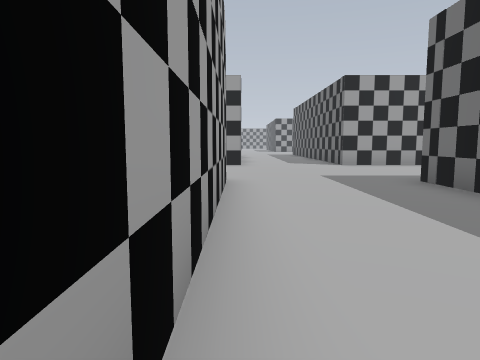
view 1 (above)

19 first-person views from a walk through a 3-D level made in the Godot game engine. The camera is 1.3 m above the floor, tilts 6° down and sees 70° across. The floor is counted in squares, 1.8 m on a side. Each view is taken from the middle of a square. On the plan, view 1 faces up. The plan holds only what a view shows up to about 11 squares ahead; the rest is blank. The place goes on beyond the plan. Characters and animated objects are left out.

view 2
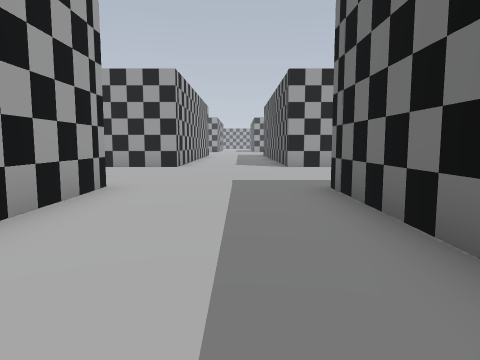

view 3
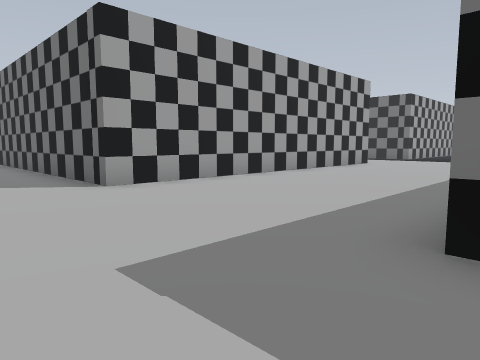

view 4
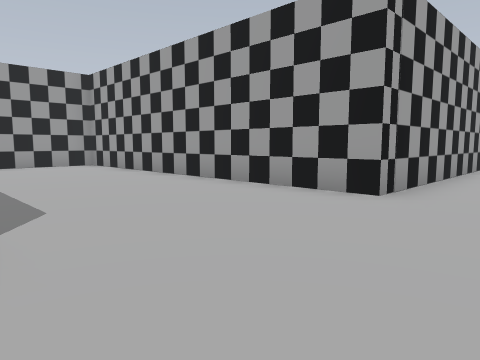

view 5
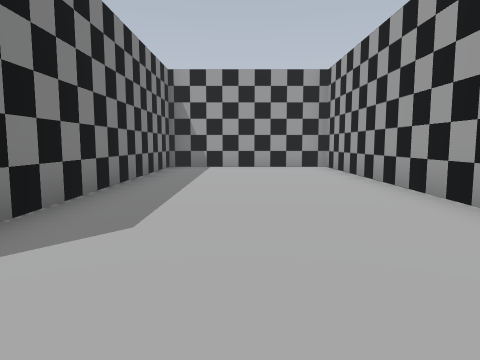

view 6
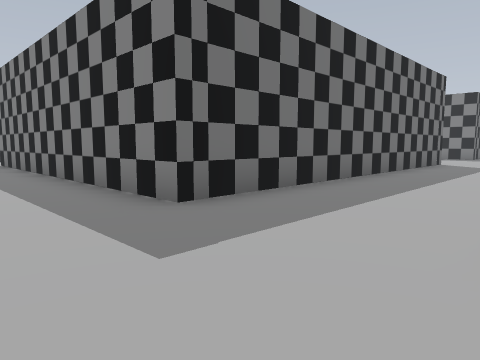

view 7
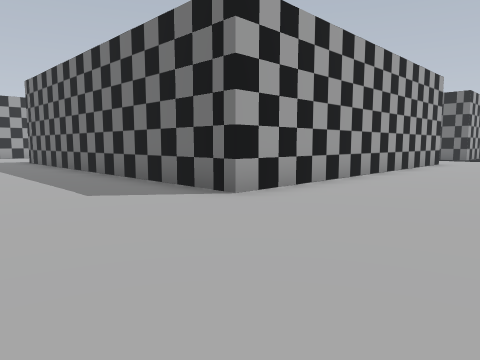

view 8
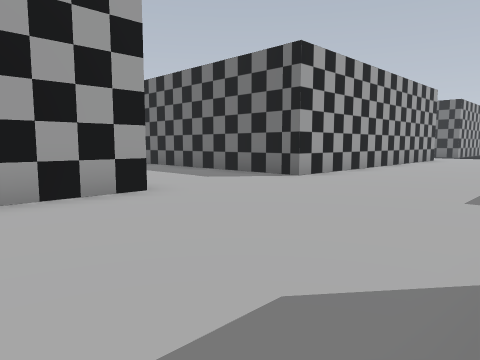

view 9
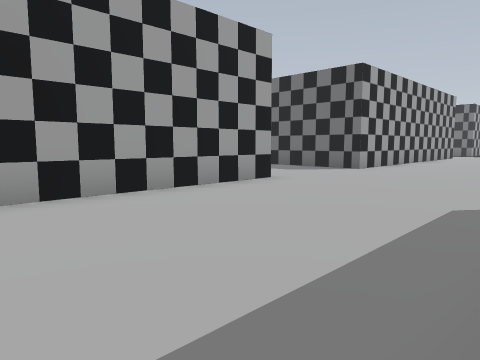

view 10
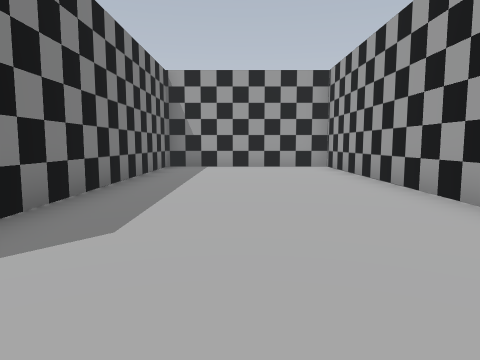

view 11
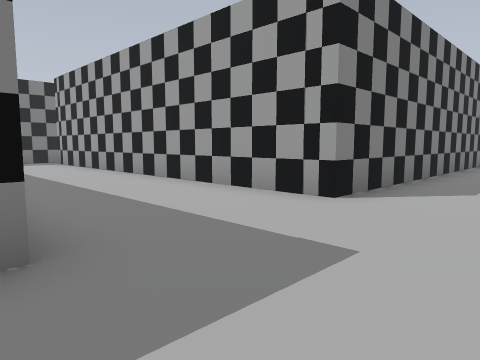

view 12
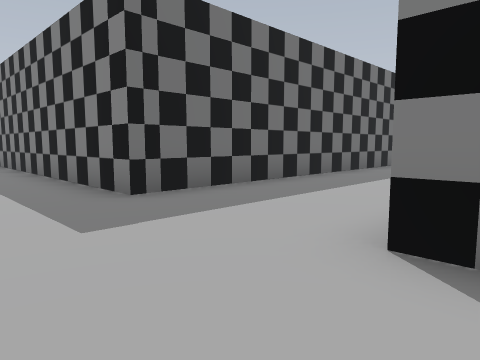

view 13
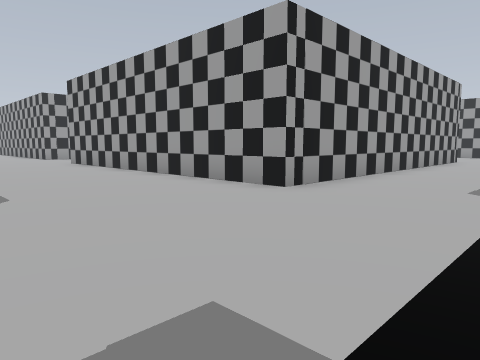

view 14
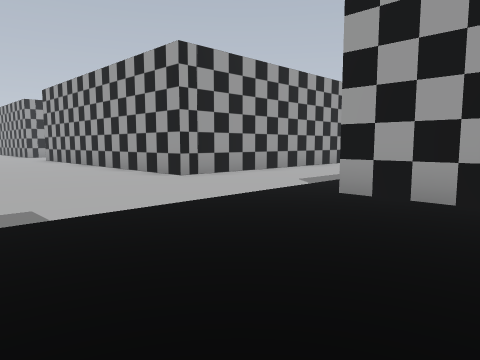

view 15
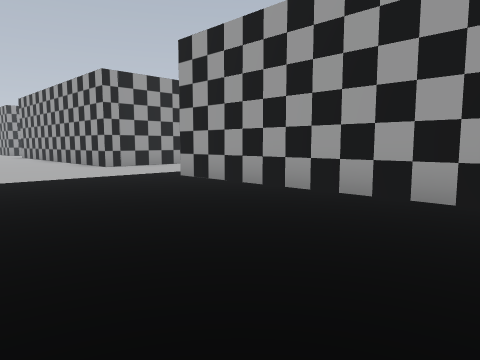

view 16
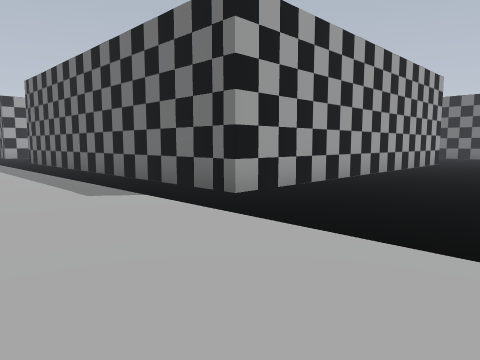

view 17
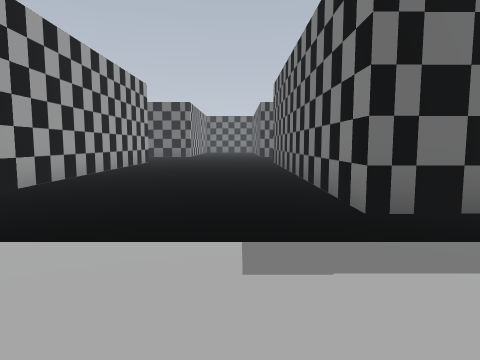

view 18
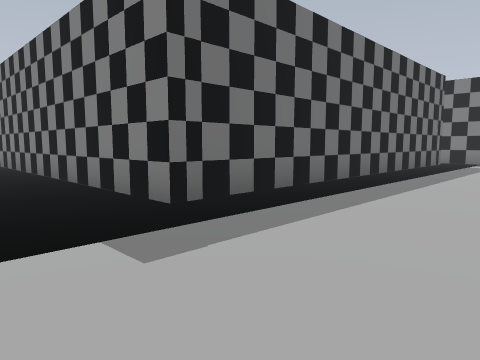

view 19
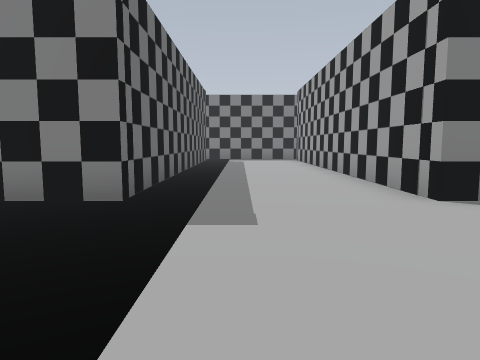

### Floor plan
Points are (right, up) in squares from view 1. A wall is a line through its corners. A room is listed if a view was taken in it or the views show most of it. See-through windows are left out.
Room 1 (views 1, 2, 3, 4, 5, 6, 7, 8, 9, 10, 11, 12, 13, 14, 15, 16, 17, 18, 19)
walls: (-0.3, -4.2) (-9.8, -4.2) (-9.8, -9.3) (-0.1, -9.3) (-0.1, -16.5); (13.5, 3.2) (13.5, -4.4) (3.5, -4.4) (3.5, 6.6) (13.2, 6.6); (3.5, -16.5) (3.5, -9.3) (13.5, -9.3) (13.5, -16.1); (-0.3, 6.9) (-0.3, 0.2); (17.5, -16.5) (17.5, -9.3) (25.5, -9.3); (11, 11.7) (3.5, 11.7) (3.5, 13.5); (25.5, -4.4) (17.5, -4.4) (17.5, 4.1); (-0.1, 13.5) (-0.1, 11.7) (-9.8, 11.7) (-9.8, 6.8) (-2.1, 6.8)

Positions as (right, up) in squares from view 1, and headings:
1: (0, 0), facing up
2: (2, 1), facing up
3: (1, 6), facing up-right
4: (2, 7), facing up-left
5: (1, 9), facing left
6: (0, 9), facing down-right
7: (0, -8), facing up-right
8: (-3, -9), facing up-right
9: (-6, -9), facing up-right
10: (1, -7), facing left
11: (4, -7), facing down-left
12: (-1, -7), facing down-right
13: (17, -9), facing up-left
14: (20, -9), facing up-left
15: (24, -9), facing up-left
16: (14, -8), facing up-right
17: (14, -8), facing right
18: (14, -7), facing down-right
19: (16, -5), facing down
